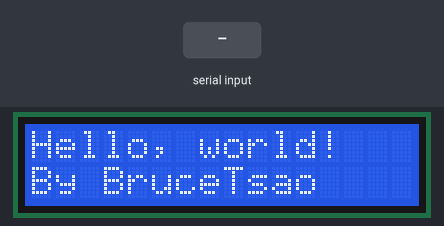
The sketch below on a simulated Arduino Uno, built with avr-gcc and run on an emulated ATmega328P. Parts: 16×2 character LCD. Inputs (shaded band) come from the test bench.

Above: at 2.6 s.
At 11.8 s:
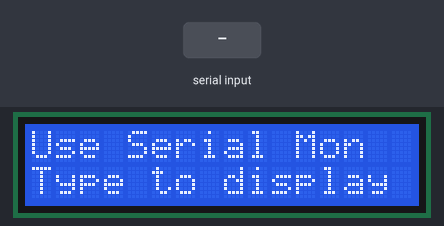
11.9 s: "1" received over Serial
At 13.0 s:
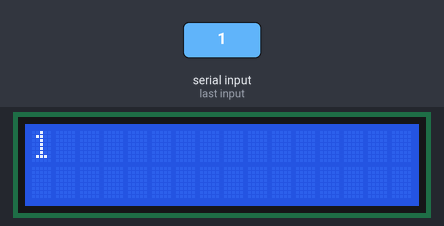
13.5 s: "0" received over Serial
At 14.2 s:
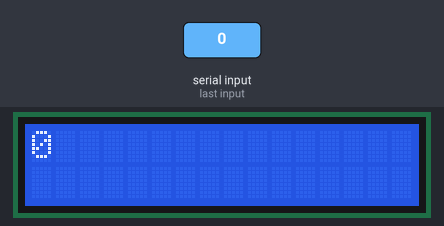
15.1 s: "2" received over Serial
At 16.6 s:
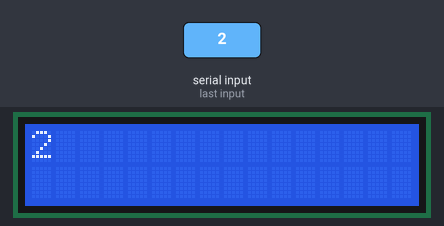
Timing chart, 0 to 18.1 s (numbered marks = the images above; inputs shaded):
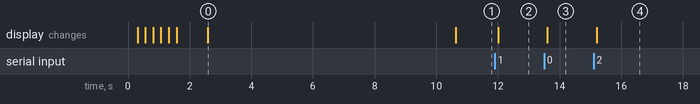

The sketch:

LCDI2C_Ameba_C_OK.ino
```cpp
#include <Wire.h>  // Arduino IDE 內建
// LCD I2C Library，從這裡可以下載：
// https://bitbucket.org/fmalpartida/new-liquidcrystal/downloads
#include <LiquidCrystal_I2C.h>

// Set the pins on the I2C chip used for LCD connections:
//                    addr, en,rw,rs,d4,d5,d6,d7,bl,blpol
LiquidCrystal_I2C lcd(0x27, 2, 1, 0, 4, 5, 6, 7, 3, POSITIVE);  // 設定 LCD I2C 位址

void setup() {
  Serial.begin(9600);  // 用於手動輸入文字
  lcd.begin(16, 2);      // 初始化 LCD，一行 16 的字元，共 2 行，預設開啟背光

  // 閃爍三次
  for(int i = 0; i < 3; i++) {
    lcd.backlight(); // 開啟背光
    delay(250);
    lcd.noBacklight(); // 關閉背光
    delay(250);
  }
  lcd.backlight();

  // 輸出初始化文字
  lcd.setCursor(0, 0); // 設定游標位置在第一行行首
  lcd.print("Hello, world!");
  delay(1000);
  lcd.setCursor(0, 1); // 設定游標位置在第二行行首
  lcd.print("By BruceTsao");
  delay(8000);

  // 告知使用者可以開始手動輸入訊息
  lcd.clear();
  lcd.setCursor(0, 0);
  lcd.print("Use Serial Mon");
  lcd.setCursor(0, 1);
  lcd.print("Type to display");
}

void loop() {
  // 當使用者手動輸入訊息
  if (Serial.available()) {
    // 等待一小段時間，確認資料都接收下來了
    delay(100);
    // 清除舊訊息
    lcd.clear();
    // 讀取新訊息
    while (Serial.available() > 0) {
      // 將訊息顯示在 LCD 上
      lcd.write(Serial.read());
    }
  }
}
```

Measured:
- after the input at 11.9 s, the display: changes after 0.10 s (image 2)
- after the input at 13.5 s, the display: changes after 0.10 s (image 3)
- after the input at 15.1 s, the display: changes after 0.10 s (image 4)
- what the display in image 0 shows lasts 8.0 s, from 2.6 s to 10.6 s
